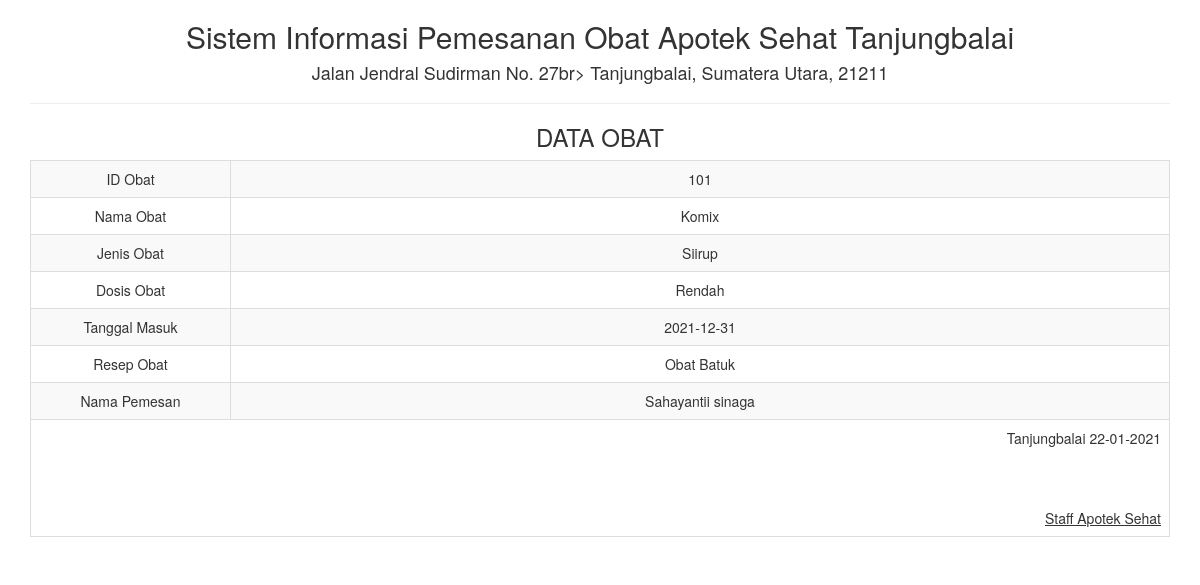
Page /report/obat_satu.php?id=1 on the committed database.
### tables this page shows
CREATE TABLE `obat` (
  `id` int(5) NOT NULL,
  `id_obat` int(5) NOT NULL,
  `nama_obat` varchar(25) NOT NULL,
  `jenis_obat` varchar(30) NOT NULL,
  `dosis_obat` varchar(30) NOT NULL,
  `tanggal_masuk` date NOT NULL,
  `resep_obat` varchar(100) NOT NULL,
  `nama_pemesan` varchar(50) NOT NULL
);

### report/obat_satu.php (the view, shortened to what this page needs)
<!DOCTYPE html>
<html>
    <head>
        <link href="../Assets/css/bootstrap.min.css" rel="stylesheet" type="text/css"/>
    </head>
    <body onload="print()">
        <?php
        include '../config/koneksi.php';
        $sql = "SELECT * FROM obat WHERE id='" . $_GET ['id'] . "'";
        $query = mysqli_query($koneksi, $sql) or die("SQL Detail error");
        $data = mysqli_fetch_array($query);
        ?>
        <div class="container">
            <div class='row'>
                <div class="col-sm-12">
                    <div class="text-center">
                        <h2>Sistem Informasi Pemesanan Obat Apotek Sehat Tanjungbalai </h2>
                        <h4>Jalan Jendral Sudirman No. 27br> Tanjungbalai, Sumatera Utara, 21211</h4>
                        <hr>
                        <h3>DATA OBAT</h3>
                        <table class="table table-bordered table-striped table-hover">
                            <tbody>
								<tr>
                                    <td>ID Obat</td> <td><?= $data['id_obat'] ?></td>
                                </tr>
                                <tr>
                                    <td width="200">Nama Obat</td> <td><?= $data['nama_obat'] ?></td>
                                </tr>
                                <tr>
                                    <td>Jenis Obat</td> <td><?= $data['jenis_obat'] ?></td>
                                </tr>
								<tr>
                                    <td>Dosis Obat</td> <td><?= $data['dosis_obat'] ?></td>
                                </tr>
								<tr>
                                    <td>Tanggal Masuk</td> <td><?= $data['tanggal_masuk'] ?></td>
                                </tr>
								<tr>
                                    <td>Resep Obat</td> <td><?= $data['resep_obat'] ?></td>
                                </tr>
                                <tr>
                                    <td>Nama Pemesan</td> <td><?= $data['nama_pemesan'] ?></td>
                                </tr>
                            </tbody>
                            <tfoot>
                                <tr>
                                    <td colspan="2" class="text-right">
                                        Tanjungbalai  <?= date("d-m-Y") ?>
                                        <br><br><br><br>
                                        <u>Staff Apotek Sehat<strong></u
									</td>
								</tr>
							</tfoot>
                        </table>
                    </div>
                </div>
            </div>
    </body>
</html>

### rows in the picture
obat: id_obat "101", nama_obat "Komix", jenis_obat "Siirup", dosis_obat "Rendah", tanggal_masuk "2021-12-31", resep_obat "Obat Batuk", nama_pemesan "Sahayantii sinaga"
